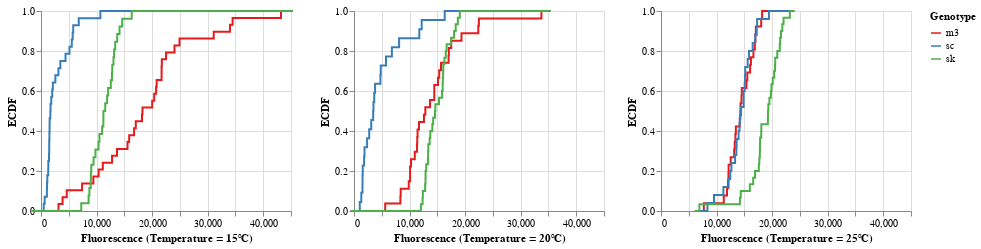

Notebook cell for this chart:
### Markdown cell above
Now we can fix the temperature, plot the ECDF for different genotypes in this temperature, and then loop over all the temperatures. We put those three plots together so that we can compare the fluorescence of three genotypes in each temperature.

### Code cell
for t in df_tidy['Temperature'].unique().astype('str'):
    p_temp = altcat.catplot(data=df_tidy.loc[df_tidy['Temperature'] == t,:],
                        height=200,
                        width=250,
                        mark='line',
                        encoding=dict(x=alt.X('Fluorescence:Q',scale=axis_scale,title='Fluorescence (Temperature = ' + str(t)+u'\u2103)'),
                                     color=alt.Color('Genotype:N', title='Genotype', scale=alt.Scale(scheme='set1'))),
                        transform='ecdf')
    p.append(p_temp)


p[-3] | p[-2] | p[-1]

### Figure 1 — Vega-Lite specification as saved in the notebook (floating-point values rounded to 4 significant figures; data arrays with more than 128 entries replaced by an {"elided": "..."} marker saying what was removed)
{"$schema": "https://vega.github.io/schema/vega-lite/v2.6.0.json", "config": {"view": {"height": 300, "width": 400}}, "datasets": {"data-86f971b0e64f3f7144935c6acb8f2b22": {"elided": "168 records"}, "data-97e21076a2b245561a3d32c8c541cf9f": {"elided": "172 records"}, "data-bc31407d1a3c8618839fcc250d9deb2e": {"elided": "164 records"}}, "hconcat": [{"data": {"name": "data-97e21076a2b245561a3d32c8c541cf9f"}, "encoding": {"color": {"field": "Genotype", "scale": {"scheme": "set1"}, "title": "Genotype", "type": "nominal"}, "order": {"field": "Fluorescence", "sort": "ascending", "type": "quantitative"}, "x": {"field": "Fluorescence", "scale": {"domain": [0, 45000]}, "title": "Fluorescence (Temperature = 15℃)", "type": "quantitative"}, "y": {"field": "__ECDF", "title": "ECDF", "type": "quantitative"}}, "height": 200, "mark": {"type": "line"}, "width": 250}, {"data": {"name": "data-bc31407d1a3c8618839fcc250d9deb2e"}, "encoding": {"color": {"field": "Genotype", "scale": {"scheme": "set1"}, "title": "Genotype", "type": "nominal"}, "order": {"field": "Fluorescence", "sort": "ascending", "type": "quantitative"}, "x": {"field": "Fluorescence", "scale": {"domain": [0, 45000]}, "title": "Fluorescence (Temperature = 20℃)", "type": "quantitative"}, "y": {"field": "__ECDF", "title": "ECDF", "type": "quantitative"}}, "height": 200, "mark": {"type": "line"}, "width": 250}, {"data": {"name": "data-86f971b0e64f3f7144935c6acb8f2b22"}, "encoding": {"color": {"field": "Genotype", "scale": {"scheme": "set1"}, "title": "Genotype", "type": "nominal"}, "order": {"field": "Fluorescence", "sort": "ascending", "type": "quantitative"}, "x": {"field": "Fluorescence", "scale": {"domain": [0, 45000]}, "title": "Fluorescence (Temperature = 25℃)", "type": "quantitative"}, "y": {"field": "__ECDF", "title": "ECDF", "type": "quantitative"}}, "height": 200, "mark": {"type": "line"}, "width": 250}]}
